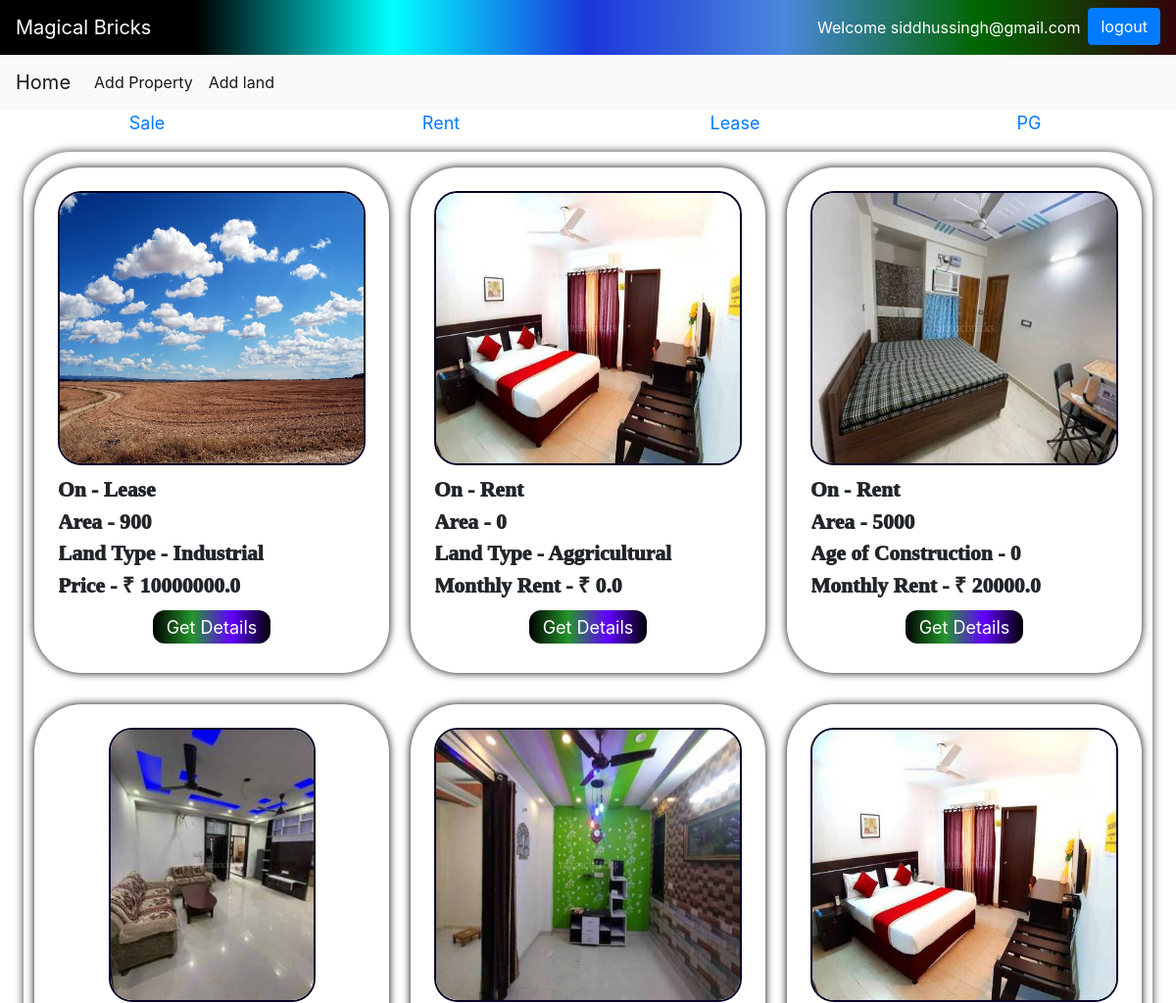
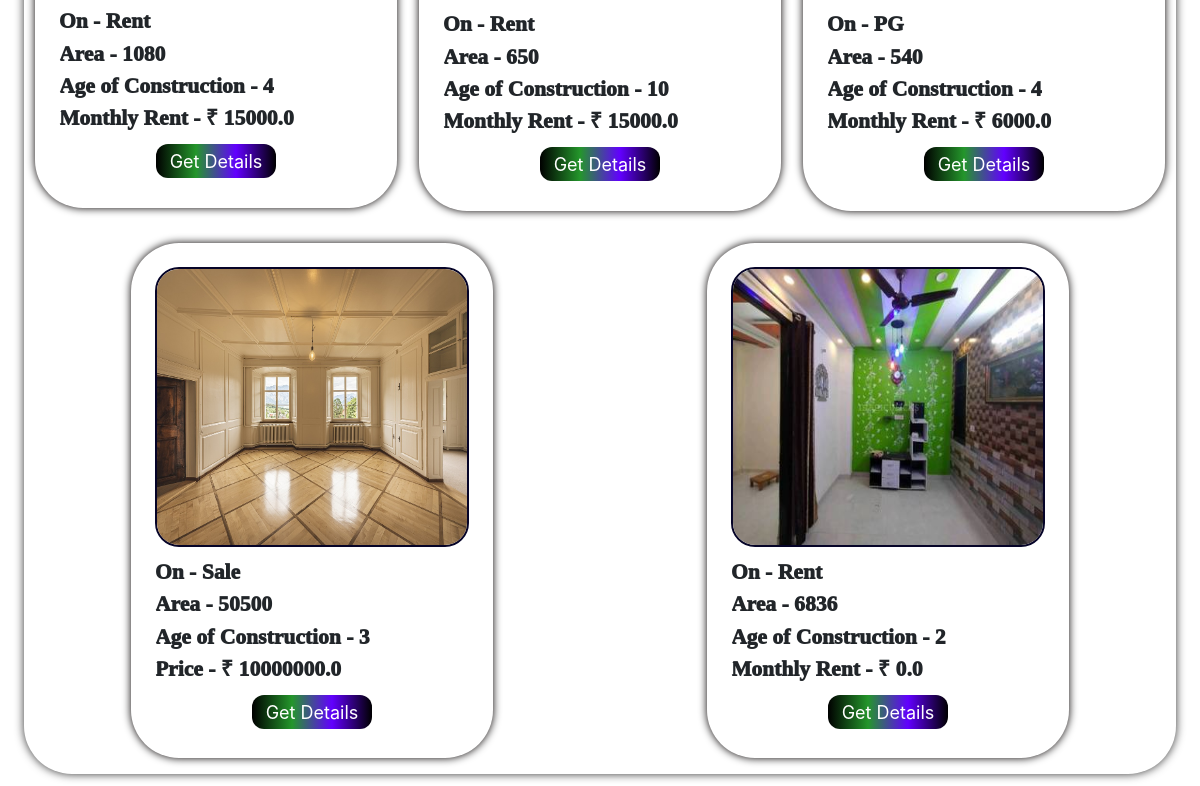
The app's page / (signed in) with its own data (2 pictures, top to bottom).
### bricks/models.py (models this page shows, shortened)
class category(models.Model):
    cat=models.CharField(max_length=50)
    def __str__(self) :
        return self.cat

class land(models.Model):
    name=models.CharField(max_length=500,blank=False,null=True,default=None)
    cat=models.ForeignKey("category", null=True , on_delete=models.CASCADE, default=None)
    owner_phone=models.IntegerField(null=True, blank=False)
    owner_name=models.CharField(max_length=500,blank=False,null=True,default=None)
    owner_mail=models.EmailField(max_length=500,blank=False,null=True)
    area=models.IntegerField(default=0)
    land_type=models.CharField(choices=t_l, max_length=50, default= None, null=True)
    price=models.FloatField(default=0)
    p_type=models.CharField(max_length=10, default="Land")
    address=models.CharField(max_length=200, blank= False, default=None, null=False, unique=True)
    image=models.ImageField(upload_to='images/')

class built(models.Model):
    name=models.CharField(max_length=500,blank=False,null=True,default=None)
    owner_phone=models.IntegerField(null=True, blank=False)
    owner_name=models.CharField(max_length=500,blank=False,null=True,default=None)
    owner_mail=models.EmailField(max_length=500,blank=False,null=True)
    cat=models.ForeignKey("category", null=True , on_delete=models.CASCADE, default=None)
    area=models.IntegerField()
    floors=models.IntegerField()
    status=models.CharField(max_length=50,choices=st)
    faces=models.CharField(choices=direction, max_length=50, blank=False)
    p_type=models.CharField(max_length=10, default="Built")
    furnished_status=models.CharField(max_length=50,choices=state, blank=False, null=True)
    type_of_ownership=models.CharField(max_length=50,choices=too)
    price=models.FloatField(default=0,null=True)
    age=models.IntegerField()
    address=models.CharField(max_length=200, blank= False, default=None, null=True, unique=True)
    image=models.ImageField(upload_to='images/')

### bricks/views.py (the view, shortened to what this page needs)
# urls.py: 2. Add a URL to urlpatterns:  path('', views.home, name='home')
def home(request):
    y=category.objects.all()
    p=land.objects.all()
    q=built.objects.all()
    if request.method== 'GET':
        return render(request,'bricks/home.html',{'signup_form':UserForm(),"obj":p,"obj2":q,"y":y,"login_form":AuthenticationForm()})
    return render(request,'bricks/home.html',{'signup_form':UserForm(),"obj":p,"obj2":q,"y":y,"login_form":AuthenticationForm()})

### bricks/templates/bricks/home.html (shortened to what this page needs)
<!DOCTYPE html>
<html lang="en">
<head>
  {% load static %}
  <link rel="stylesheet" href="{% static 'bricks/style_home.css' %}" />
</head>
<body>
  {% include "bricks/navbar.html" %}
  <div class="main">
    {% if y %} {% for x in y %}
    <a href="{% url 'properties' %}?category={{x.id}}" id="cat">
      <div class="heading">{{x.cat}}</div>
    </a>
    {% endfor %} {% endif %}
  </div>
  <div class="properties">
    {% if obj %} {% for y in obj %}
    <div class="property">
      <div class="imgs"><img src="{{y.image.url}}" alt=""></div>
      <div class="info_items">On - {{y.cat}}</div>
      <div class="info_items">Area - {{y.area}}</div>
      <div class="info_items">Land Type - {{y.land_type}}</div>
      {% if y.cat.cat == "Rent" or y.cat.cat == "On_lease" %}
      <div class="info_items">Monthly Rent - &#8377 {{y.price}}</div>
      {% else %}
      <div class="info_items">Price - &#8377 {{y.price}}</div>
      {% endif %}
      <a href="{% url 'property_details' y.id %}?p_type={{y.p_type}}" id="details_button">
        <div id="details_button">
          Get Details
        </div>
      </a>
    </div>
    {% endfor %}
    {% endif %}
    {% if obj2 %}
    {% for y in obj2 %}
    <div class="property">
      <div class="imgs"><img src="{{y.image.url}}" alt=""></div>
      <div class="info_items">On - {{y.cat}}</div>
      <div class="info_items">Area - {{y.area}}</div>
      <div class="info_items">Age of Construction - {{y.age}}</div>
      {% if y.cat.cat == "Rent" or y.cat.cat == "PG" %}
      <div class="info_items">Monthly Rent - &#8377 {{y.price}}</div>
      {% else %}
      <div class="info_items">Price - &#8377 {{y.price}}</div>
      {% endif %}
      <a href="{% url 'property_details' y.id %}?p_type={{y.p_type}}" id="details_button">
        <div id="details_button">
          Get Details
        </div>
      </a>
    </div>
    {% endfor %}
    {% endif %}
  </div>
</body>
</html>

### bricks/templates/bricks/navbar.html (shortened to what this page needs)
<html>
<head>
  <link rel="stylesheet" href="https://maxcdn.bootstrapcdn.com/bootstrap/4.0.0-beta.2/css/bootstrap.min.css" />
</head>
<body>
  <nav class="navbar navbar-light justify-content-between" style="
  display:block;
        background: linear-gradient(
          90deg,
          #000,
          #000,#00ffff,
          #1c36da,
          #4b87dc,
          #006600,
          #32040b
        );
        animation: gradient 15s ease infinite;
      ">
    <a class="navbar-brand" style="color:white;">Magical Bricks</a>
    {%if user.is_authenticated%}
    <a class="btn btn-primary" type="submit" id="login" href="{%url 'logout_user' %}"
      style="width:fit-content; float:right;">logout</a>
    <p class="px-2 mt-2" style="width:fit-content; float:right; color:white;">Welcome {{user.email}}</p>
    {% endif %}
  </nav>
  <nav class="navbar navbar-expand-lg navbar-light bg-light">
    <a class="navbar-brand" href="home">Home</a>
    <div class="collapse navbar-collapse" id="navbarSupportedContent" z-index: 0>
      <ul class="navbar-nav mr-auto">
        <li class="nav-item active">
          <a class="nav-link" href="built_details">Add Property<span class="sr-only">(current)</span></a>
        </li>
        <li class="nav-item active">
          <a class="nav-link" href="land_details">Add land</a>
        </li>
      </ul>
    </div>
  </nav>
</body>
</html>

### bricks/static/bricks/style_home.css (style rules this page uses)
.main { display: flex; }
#cat { flex: 1; font-size: 1.5vw; background: linear-gradient(90deg); }
.heading { margin: auto; justify-content: center; text-align: center; }
.properties { border-color: black; border-width: 1vw; display: block; background-color: #fff; border-radius: 4vw; box-shadow: 0 0 10px rgba(0, 0, 0, 0.8); margin: 2vh 2vw; width: fit-content; max-width: auto; height: fit-content; }
.property { display: inline-block; justify-items: center; background-color: #fff; box-shadow: 0 0 0.75vw rgb(5, 0, 0); border-radius: 4vw; margin: 0.75vw; padding: 3vh 3vh; height: fit-content; width: 31.44%; }
.info_items { display: flex; border-radius: 2vw; overflow: hidden; height: fit-content; box-sizing: border-box; width: 100%; font-family: cursive; font-weight: 1000; }
.imgs { border: 0.2vw solid rgb(6, 4, 40); ; border-radius: 2vw; display: inline-flex; overflow: hidden; box-sizing: border-box; width: 100%; height: 35vh; margin-bottom: 3%; }
.imgs>img { width: 100%; object-fit: fill; }
#details_button { text-decoration: none; display: flex; margin: 3% auto; padding: auto; height: 2.5vw; text-align: center; justify-content: center; font-size: 1.5vw; ; color: white; width: 10vw; border-radius: 1vw; background: linear-gradient(90deg, rgb(0, 0, 0), rgb(36, 150, 43), rgb(98, 0, 255), rgb(0, 0, 0)); }

### bricks/templates/bricks/home.html (style rules this page uses)
.properties { border-color: black; border-width: 1vw; display: flex; flex-wrap: wrap; background-color: #fff; border-radius: 4vw; box-shadow: 0 0 10px rgba(0, 0, 0, 0.8); margin: 2vh 2vw; width: fit-content; max-width: auto; height: fit-content; }
.property { background-color: #fff; box-shadow: 0 0 0.75vw rgb(5, 0, 0); border-radius: 4vw; margin: 0.75vw; padding: 3vh 3vh; width: 31.44%; height: fit-content; margin: auto; margin-top: 2vh; margin-bottom: 2vh; }
.info_items { border-radius: 2vw; box-sizing: border-box; font-family: cursive; font-size: 1.8vw; }
#details_button { text-decoration: none; display: flex; margin: 3% auto; padding: auto; height: 2.5vw; text-align: center; justify-content: center; font-size: 1.5vw; color: white; width: 10vw; border-radius: 1vw; font-size: 1.5vw; background: linear-gradient(90deg, rgb(0, 0, 0), rgb(36, 150, 43), rgb(98, 0, 255), rgb(0, 0, 0)); }

### records on screen
category: cat "Sale"
category: cat "Rent"
category: cat "Lease"
category: cat "PG"
land: image (picture), cat "Lease", area "900", land_type "Industrial", price "10000000.0"
land: image (picture), cat "Rent", area "0", land_type "Aggricultural", price "0.0"
built: image (picture), cat "Rent", area "5000", age "0", price "20000.0"
built: image (picture), cat "Rent", area "1080", age "4", price "15000.0"
built: image (picture), cat "Rent", area "650", age "10", price "15000.0"
built: image (picture), cat "PG", area "540", age "4", price "6000.0"
built: image (picture), cat "Sale", area "50500", age "3", price "10000000.0"
built: image (picture), cat "Rent", area "6836", age "2", price "0.0"

### other values on screen
{{ user.email }} "siddhussingh@gmail.com"
